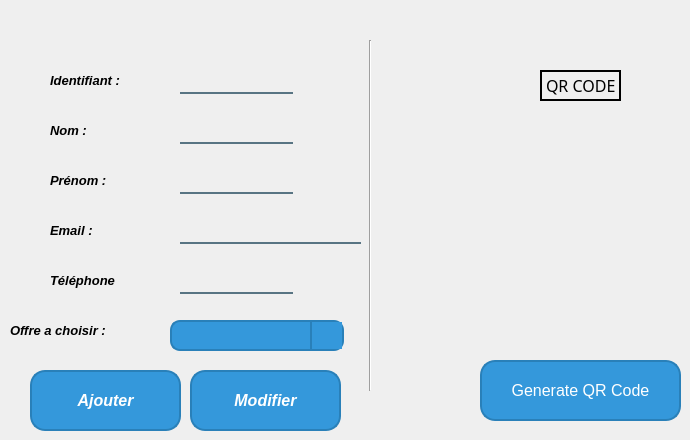
    <widget class="QWidget" name="tab_3">
     <attribute name="title">
      <string>Ajouter Candidat</string>
     </attribute>
     <widget class="QLabel" name="label_10">
      <property name="geometry">
       <rect>
        <x>50</x>
        <y>70</y>
        <width>101</width>
        <height>21</height>
       </rect>
      </property>
      <property name="font">
       <font>
        <pointsize>10</pointsize>
        <weight>75</weight>
        <italic>true</italic>
        <bold>true</bold>
       </font>
      </property>
      <property name="mouseTracking">
       <bool>false</bool>
      </property>
      <property name="autoFillBackground">
       <bool>false</bool>
      </property>
      <property name="styleSheet">
       <string notr="true"/>
      </property>
      <property name="frameShape">
       <enum>QFrame::NoFrame</enum>
      </property>
      <property name="text">
       <string>Identifiant : </string>
      </property>
     </widget>
     <widget class="QLabel" name="label_11">
      <property name="geometry">
       <rect>
        <x>50</x>
        <y>120</y>
        <width>101</width>
        <height>21</height>
       </rect>
      </property>
      <property name="font">
       <font>
        <pointsize>10</pointsize>
        <weight>75</weight>
        <italic>true</italic>
        <bold>true</bold>
       </font>
      </property>
      <property name="frameShape">
       <enum>QFrame::NoFrame</enum>
      </property>
      <property name="frameShadow">
       <enum>QFrame::Plain</enum>
      </property>
      <property name="text">
       <string>Nom : </string>
      </property>
      <property name="scaledContents">
       <bool>false</bool>
      </property>
     </widget>
     <widget class="QLabel" name="label_12">
      <property name="geometry">
       <rect>
        <x>50</x>
        <y>170</y>
        <width>101</width>
        <height>21</height>
       </rect>
      </property>
      <property name="font">
       <font>
        <pointsize>10</pointsize>
        <weight>75</weight>
        <italic>true</italic>
        <bold>true</bold>
       </font>
      </property>
      <property name="frameShape">
       <enum>QFrame::NoFrame</enum>
      </property>
      <property name="text">
       <string>Prénom : </string>
      </property>
     </widget>
     <widget class="QLabel" name="label_13">
      <property name="geometry">
       <rect>
        <x>50</x>
        <y>220</y>
        <width>101</width>
        <height>21</height>
       </rect>
      </property>
      <property name="font">
       <font>
        <pointsize>10</pointsize>
        <weight>75</weight>
        <italic>true</italic>
        <bold>true</bold>
       </font>
      </property>
      <property name="frameShape">
       <enum>QFrame::NoFrame</enum>
      </property>
      <property name="text">
       <string>Email :</string>
      </property>
     </widget>
     <widget class="QLabel" name="label_14">
      <property name="geometry">
       <rect>
        <x>10</x>
        <y>310</y>
        <width>151</width>
        <height>41</height>
       </rect>
      </property>
      <property name="font">
       <font>
        <pointsize>10</pointsize>
        <weight>75</weight>
        <italic>true</italic>
        <bold>true</bold>
       </font>
      </property>
      <property name="frameShape">
       <enum>QFrame::NoFrame</enum>
      </property>
      <property name="text">
       <string>Offre a choisir : </string>
      </property>
     </widget>
     <widget class="QLabel" name="label_15">
      <property name="geometry">
       <rect>
        <x>50</x>
        <y>270</y>
        <width>111</width>
        <height>21</height>
       </rect>
      </property>
      <property name="font">
       <font>
        <pointsize>10</pointsize>
        <weight>75</weight>
        <italic>true</italic>
        <bold>true</bold>
       </font>
      </property>
      <property name="frameShape">
       <enum>QFrame::NoFrame</enum>
      </property>
      <property name="text">
       <string>Téléphone</string>
      </property>
     </widget>
     <widget class="QLineEdit" name="idc">
      <property name="geometry">
       <rect>
        <x>180</x>
        <y>70</y>
        <width>113</width>
        <height>24</height>
       </rect>
      </property>
      <property name="styleSheet">
       <string notr="true">background-color:rgba(0, 0, 0, 0);
border:2px solid rgba(0, 0, 0, 0);
border-bottom-color:rgba(46, 82, 101, 200);
color:rgb(0, 0, 0);
padding-bottom:7px;</string>
      </property>
     </widget>
     <widget class="QLineEdit" name="nom">
      <property name="geometry">
       <rect>
        <x>180</x>
        <y>120</y>
        <width>113</width>
        <height>24</height>
       </rect>
      </property>
      <property name="styleSheet">
       <string notr="true">background-color:rgba(0, 0, 0, 0);
border:2px solid rgba(0, 0, 0, 0);
border-bottom-color:rgba(46, 82, 101, 200);
color:rgb(0, 0, 0);
padding-bottom:7px;</string>
      </property>
     </widget>
     <widget class="QLineEdit" name="prnm">
      <property name="geometry">
       <rect>
        <x>180</x>
        <y>170</y>
        <width>113</width>
        <height>24</height>
       </rect>
      </property>
      <property name="styleSheet">
       <string notr="true">background-color:rgba(0, 0, 0, 0);
border:2px solid rgba(0, 0, 0, 0);
border-bottom-color:rgba(46, 82, 101, 200);
color:rgb(0, 0, 0);
padding-bottom:7px;</string>
      </property>
     </widget>
     <widget class="QLineEdit" name="email">
      <property name="geometry">
       <rect>
        <x>180</x>
        <y>220</y>
        <width>181</width>
        <height>24</height>
       </rect>
      </property>
      <property name="styleSheet">
       <string notr="true">background-color:rgba(0, 0, 0, 0);
border:2px solid rgba(0, 0, 0, 0);
border-bottom-color:rgba(46, 82, 101, 200);
color:rgb(0, 0, 0);
padding-bottom:7px;</string>
      </property>
     </widget>
     <widget class="QLineEdit" name="tlf">
      <property name="geometry">
       <rect>
        <x>180</x>
        <y>270</y>
        <width>113</width>
        <height>24</height>
       </rect>
      </property>
      <property name="styleSheet">
       <string notr="true">background-color:rgba(0, 0, 0, 0);
border:2px solid rgba(0, 0, 0, 0);
border-bottom-color:rgba(46, 82, 101, 200);
color:rgb(0, 0, 0);
padding-bottom:7px;</string>
      </property>
     </widget>
     <widget class="QComboBox" name="ofr">
      <property name="geometry">
       <rect>
        <x>170</x>
        <y>320</y>
        <width>174</width>
        <height>31</height>
       </rect>
      </property>
      <property name="styleSheet">
       <string notr="true">QComboBox {
    /* Style de base pour la ComboBox */
    background-color: #3498db;  /* Couleur de fond bleu */
    color: #ffffff;  /* Couleur du texte blanc */
    border-radius: 10px;  /* Bords arrondis */
    padding: 5px 10px;  /* Marges intérieures */
    font-family: 'Arial', sans-serif;  /* Police Arial */
    font-size: 16px;  /* Taille de la police */
    border: 2px solid #2980b9;  /* Bordure */
    min-width: 150px;  /* Largeur minimale */
}

QComboBox:hover {
    /* Effet lors du survol de la ComboBox */
    background-color: #2980b9;  /* Couleur de fond légèrement plus foncée */
    border: 2px solid #1f618d;  /* Bordure plus foncée */
}

QComboBox:pressed {
    /* Effet lors du clic sur la ComboBox */
    background-color: #1f618d;  /* Couleur de fond plus foncée */
    border: 2px solid #154360;  /* Bordure encore plus foncée */
}

QComboBox::drop-down {
    /* Style pour le bouton déroulant */
    background-color: #3498db;  /* Couleur de fond du bouton */
    border-left: 2px solid #2980b9;  /* Séparation du bouton et du champ */
    width: 30px;  /* Largeur du bouton déroulant */
}

QComboBox::down-arrow {
    /* Style pour la flèche de la ComboBox */
    image: url(:/ImgSrc/down-arrow.png);  /* Utilise une image personnalisée pour la flèche */
    width: 15px;
    height: 15px;
}

QComboBox QAbstractItemView {
    /* Style pour la liste déroulante */
    background-color: #ecf0f1;  /* Couleur de fond gris clair */
    color: #2c3e50;  /* Couleur du texte gris foncé */
    selection-background-color: #2980b9;  /* Couleur de fond de l'élément sélectionné */
    selection-color: #ffffff;  /* Couleur du texte de l'élément sélectionné */
    border: 2px solid #2980b9;  /* Bordure de la liste déroulante */
    border-radius: 5px;  /* Bords arrondis */
}

QComboBox QAbstractItemView::item {
    /* Style pour les éléments de la liste déroulante */
    padding: 5px 10px;  /* Marges intérieures des éléments */
    min-height: 25px;  /* Hauteur minimale des éléments */
}
</string>
      </property>
     </widget>
     <widget class="Line" name="line_2">
      <property name="geometry">
       <rect>
        <x>360</x>
        <y>40</y>
        <width>20</width>
        <height>351</height>
       </rect>
      </property>
      <property name="orientation">
       <enum>Qt::Vertical</enum>
      </property>
     </widget>
     <widget class="QLabel" name="qrcodecommande2">
      <property name="geometry">
       <rect>
        <x>480</x>
        <y>110</y>
        <width>200</width>
        <height>200</height>
       </rect>
      </property>
      <property name="text">
       <string/>
      </property>
     </widget>
     <widget class="QLabel" name="label_17">
      <property name="geometry">
       <rect>
        <x>540</x>
        <y>70</y>
        <width>81</width>
        <height>31</height>
       </rect>
      </property>
      <property name="font">
       <font>
        <family>Rockwell Condensed</family>
        <pointsize>12</pointsize>
       </font>
      </property>
      <property name="frameShape">
       <enum>QFrame::WinPanel</enum>
      </property>
      <property name="text">
       <string>QR CODE</string>
      </property>
     </widget>
     <widget class="QPushButton" name="ModCa">
      <property name="geometry">
       <rect>
        <x>190</x>
        <y>370</y>
        <width>151</width>
        <height>61</height>
       </rect>
      </property>
      <property name="font">
       <font>
        <family>Arial</family>
        <pointsize>-1</pointsize>
        <weight>75</weight>
        <italic>true</italic>
        <bold>true</bold>
       </font>
      </property>
      <property name="styleSheet">
       <string notr="true">QPushButton {
    /* Style de base */
    background-color: #3498db;  /* Couleur de fond bleu */
    color: #ffffff;  /* Couleur du texte blanc */
    border-radius: 15px;  /* Bords arrondis avec un rayon de 15px */
    padding: 10px 20px;  /* Marges intérieures */
    font-family: 'Arial', sans-serif;  /* Police Arial */
    font-size: 16px;  /* Taille de la police */
    border: 2px solid #2980b9;  /* Bordure avec une couleur légèrement plus foncée */
    transition: all 0.3s ease;  /* Effet de transition lisse */
}

QPushButton:hover {
    /* Effet lors du survol */
    background-color: #2980b9;  /* Couleur de fond légèrement plus foncée */
    border: 2px solid #1f618d;  /* Couleur de la bordure encore plus foncée */
}

QPushButton:pressed {
    /* Effet lors du clic */
    background-color: #1f618d;  /* Couleur de fond encore plus foncée */
    border: 2px solid #154360;  /* Bordure très foncée */
    color: #ecf0f1;  /* Légère variation de la couleur du texte */
}

QPushButton:disabled {
    /* Style du bouton désactivé */
    background-color: #bdc3c7;  /* Couleur de fond gris clair */
    color: #7f8c8d;  /* Couleur du texte gris foncé */
    border: 2px solid #95a5a6;  /* Bordure gris foncé */
}

QPushButton {
    /* Ombre portée */
    box-shadow: 2px 2px 5px rgba(0, 0, 0, 0.3);  /* Légère ombre portée */
}
</string>
      </property>
      <property name="text">
       <string>Modifier</string>
      </property>
      <property name="icon">
       <iconset resource="rsc.qrc">
        <normaloff>:/ImgSrc/modifier.png</normaloff>:/ImgSrc/modifier.png</iconset>
      </property>
     </widget>
     <widget class="QPushButton" name="AddC">
      <property name="geometry">
       <rect>
        <x>30</x>
        <y>370</y>
        <width>151</width>
        <height>61</height>
       </rect>
      </property>
      <property name="font">
       <font>
        <family>Arial</family>
        <pointsize>-1</pointsize>
        <weight>75</weight>
        <italic>true</italic>
        <bold>true</bold>
       </font>
      </property>
      <property name="styleSheet">
       <string notr="true">QPushButton {
    /* Style de base */
    background-color: #3498db;  /* Couleur de fond bleu */
    color: #ffffff;  /* Couleur du texte blanc */
    border-radius: 15px;  /* Bords arrondis avec un rayon de 15px */
    padding: 10px 20px;  /* Marges intérieures */
    font-family: 'Arial', sans-serif;  /* Police Arial */
    font-size: 16px;  /* Taille de la police */
    border: 2px solid #2980b9;  /* Bordure avec une couleur légèrement plus foncée */
    transition: all 0.3s ease;  /* Effet de transition lisse */
}

QPushButton:hover {
    /* Effet lors du survol */
    background-color: #2980b9;  /* Couleur de fond légèrement plus foncée */
    border: 2px solid #1f618d;  /* Couleur de la bordure encore plus foncée */
}

QPushButton:pressed {
    /* Effet lors du clic */
    background-color: #1f618d;  /* Couleur de fond encore plus foncée */
    border: 2px solid #154360;  /* Bordure très foncée */
    color: #ecf0f1;  /* Légère variation de la couleur du texte */
}

QPushButton:disabled {
    /* Style du bouton désactivé */
    background-color: #bdc3c7;  /* Couleur de fond gris clair */
    color: #7f8c8d;  /* Couleur du texte gris foncé */
    border: 2px solid #95a5a6;  /* Bordure gris foncé */
}

QPushButton {
    /* Ombre portée */
    box-shadow: 2px 2px 5px rgba(0, 0, 0, 0.3);  /* Légère ombre portée */
}
</string>
      </property>
      <property name="text">
       <string>Ajouter</string>
      </property>
      <property name="icon">
       <iconset resource="rsc.qrc">
        <normaloff>:/ImgSrc/add.png</normaloff>:/ImgSrc/add.png</iconset>
      </property>
     </widget>
     <widget class="QPushButton" name="qrcodegen1">
      <property name="geometry">
       <rect>
        <x>480</x>
        <y>360</y>
        <width>201</width>
        <height>61</height>
       </rect>
      </property>
      <property name="styleSheet">
       <string notr="true">QPushButton {
    /* Style de base */
    background-color: #3498db;  /* Couleur de fond bleu */
    color: #ffffff;  /* Couleur du texte blanc */
    border-radius: 15px;  /* Bords arrondis avec un rayon de 15px */
    padding: 10px 20px;  /* Marges intérieures */
    font-family: 'Arial', sans-serif;  /* Police Arial */
    font-size: 16px;  /* Taille de la police */
    border: 2px solid #2980b9;  /* Bordure avec une couleur légèrement plus foncée */
    transition: all 0.3s ease;  /* Effet de transition lisse */
}

QPushButton:hover {
    /* Effet lors du survol */
    background-color: #2980b9;  /* Couleur de fond légèrement plus foncée */
    border: 2px solid #1f618d;  /* Couleur de la bordure encore plus foncée */
}

QPushButton:pressed {
    /* Effet lors du clic */
    background-color: #1f618d;  /* Couleur de fond encore plus foncée */
    border: 2px solid #154360;  /* Bordure très foncée */
    color: #ecf0f1;  /* Légère variation de la couleur du texte */
}

QPushButton:disabled {
    /* Style du bouton désactivé */
    background-color: #bdc3c7;  /* Couleur de fond gris clair */
    color: #7f8c8d;  /* Couleur du texte gris foncé */
    border: 2px solid #95a5a6;  /* Bordure gris foncé */
}

QPushButton {
    /* Ombre portée */
    box-shadow: 2px 2px 5px rgba(0, 0, 0, 0.3);  /* Légère ombre portée */
}
</string>
      </property>
      <property name="text">
       <string>Generate QR Code</string>
      </property>
      <property name="icon">
       <iconset resource="rsc.qrc">
        <normaloff>:/ImgSrc/qr.png</normaloff>:/ImgSrc/qr.png</iconset>
      </property>
     </widget>
    </widget>
